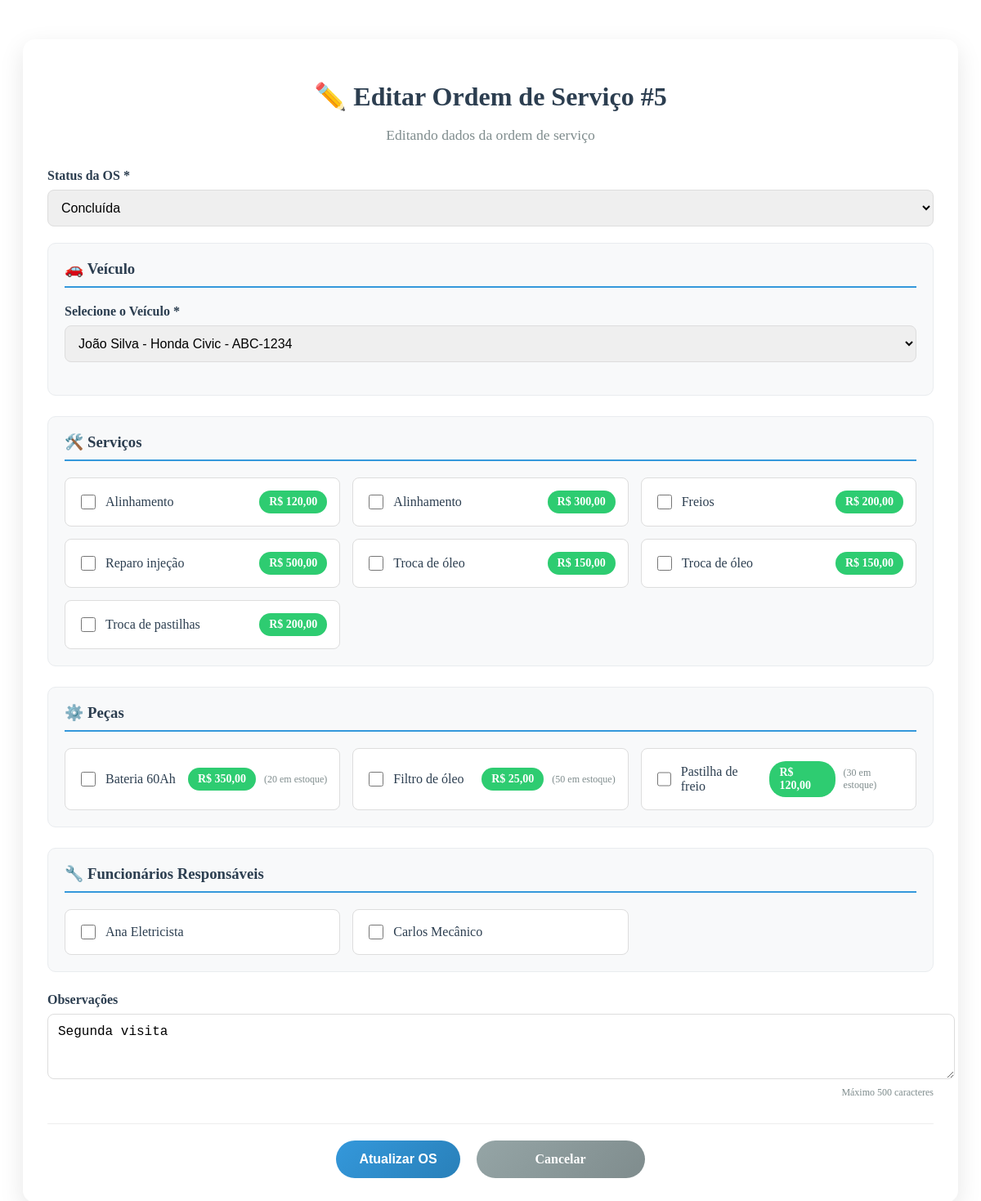
/ordens-servico/editar.php?id=5, run on the app's committed database.
### tables this page shows
CREATE TABLE OS (
    ID_OS INT AUTO_INCREMENT PRIMARY KEY,
    ID_VEICULO INT NOT NULL,
    DATA_ABERTURA DATE NOT NULL,
    STATUS VARCHAR(50) DEFAULT 'Aberta',
    DATA_CONCLUSAO DATE,
    OBS TEXT,
    TOTAL DECIMAL(10,2),
    FOREIGN KEY(ID_VEICULO) REFERENCES VEICULO(ID_VEICULO)
);

CREATE TABLE VEICULO (
    ID_VEICULO INT AUTO_INCREMENT PRIMARY KEY,
    MODELO VARCHAR(50) NOT NULL,
    MARCA VARCHAR(50) NOT NULL,
    ID_CLIENTE INT NOT NULL,
    ANO INT,
    PLACA VARCHAR(10) UNIQUE NOT NULL,
    FOREIGN KEY(ID_CLIENTE) REFERENCES CLIENTE(ID_CLIENTE)
);

CREATE TABLE CLIENTE (
    ID_CLIENTE INT AUTO_INCREMENT PRIMARY KEY,
    NOME_CLIENTE VARCHAR(100) NOT NULL,
    CPF_CLIENTE VARCHAR(14) UNIQUE,
    TELEFONE_CLIENTE VARCHAR(15),
    EMAIL VARCHAR(100),
    ENDERECO VARCHAR(255)
);

CREATE TABLE SERVICO (
    ID_SERVICO INT AUTO_INCREMENT PRIMARY KEY,
    MAO_DE_OBRA DECIMAL(10,2) NOT NULL,
    NOME_SERVICO VARCHAR(100) NOT NULL,
    TEMPO TIME,
    DESCRICAO_SERVICO TEXT,
    ESPECIALIDADE VARCHAR(150)
);

CREATE TABLE PECAS (
    ID_PECA INT AUTO_INCREMENT PRIMARY KEY,
    NOME_PECA VARCHAR(100) NOT NULL,
    PRECO DECIMAL(10,2) NOT NULL,
    QUANTIDADE INT,
    DESCRICAO_PECA TEXT,
    FABRICANTE VARCHAR(100)
);

CREATE TABLE FUNCIONARIO (
    ID_FUNCIONARIO INT AUTO_INCREMENT PRIMARY KEY,
    NOME_FUNCIONARIO VARCHAR(100) NOT NULL,
    CPF_FUNCIONARIO VARCHAR(14) UNIQUE NOT NULL,
    TELEFONE_FUNCIONARIO VARCHAR(15),
    ESPECIALIDADE VARCHAR(150)
);

### ordens-servico/editar.php (the view, shortened to what this page needs)
<?php
require_once '../conexao.php';
$id_os = $_GET['id'];
$sql_os = "SELECT * FROM OS WHERE ID_OS = ?";
$stmt_os = $pdo->prepare($sql_os);
$stmt_os->execute([$id_os]);
$os = $stmt_os->fetch(PDO::FETCH_ASSOC);
$veiculos = $pdo->query("SELECT v.*, c.NOME_CLIENTE FROM VEICULO v JOIN CLIENTE c ON v.ID_CLIENTE = c.ID_CLIENTE ORDER BY c.NOME_CLIENTE")->fetchAll();
$servicos = $pdo->query("SELECT * FROM SERVICO ORDER BY NOME_SERVICO")->fetchAll();
$pecas = $pdo->query("SELECT * FROM PECAS ORDER BY NOME_PECA")->fetchAll();
$funcionarios = $pdo->query("SELECT * FROM FUNCIONARIO ORDER BY NOME_FUNCIONARIO")->fetchAll();
$sql_servicos_selecionados = "SELECT ID_SERVICO FROM REALIZA WHERE ID_OS = ?";
$stmt_servicos = $pdo->prepare($sql_servicos_selecionados);
$stmt_servicos->execute([$id_os]);
$servicos_selecionados = $stmt_servicos->fetchAll(PDO::FETCH_COLUMN);
$sql_funcionarios_selecionados = "SELECT ID_FUNCIONARIO FROM ATENDE WHERE ID_OS = ?";
$stmt_funcionarios = $pdo->prepare($sql_funcionarios_selecionados);
$stmt_funcionarios->execute([$id_os]);
$funcionarios_selecionados = $stmt_funcionarios->fetchAll(PDO::FETCH_COLUMN);
?>
<!DOCTYPE html>
<html lang="pt-br">
<head>
    <link rel="stylesheet" href="editar.css">
</head>
<body>
    <div class="container">
        <div class="form-wrapper">
            <div class="header">
                <h1>✏️ Editar Ordem de Serviço #<?= $os['ID_OS'] ?></h1>
                <p>Editando dados da ordem de serviço</p>
            </div>
            <form method="POST" class="form-cadastro" id="formOS">
                <div class="form-group">
                    <label for="status">Status da OS *</label>
                    <select id="status" name="status" required>
                        <option value="Concluída" <?= ($os['STATUS'] ?? 'Aberta') == 'Concluída' ? 'selected' : '' ?>>Concluída</option>
                    </select>
                </div>
                <div class="secao">
                    <h3>🚗 Veículo</h3>
                    <div class="form-group">
                        <label for="id_veiculo">Selecione o Veículo *</label>
                        <select id="id_veiculo" name="id_veiculo" required>
                            <?php foreach ($veiculos as $veiculo): ?>
                                <option value="<?= $veiculo['ID_VEICULO'] ?>" <?= $os['ID_VEICULO'] == $veiculo['ID_VEICULO'] ? 'selected' : '' ?>>
                                    <?= htmlspecialchars($veiculo['NOME_CLIENTE']) ?> -
                                </option>
                            <?php endforeach; ?>
                        </select>
                    </div>
                </div>
                <div class="secao">
                    <h3>🛠️ Serviços</h3>
                    <div class="checkbox-group">
                        <?php foreach ($servicos as $servico): ?>
                            <div class="checkbox-item">
                                <input type="checkbox" id="servico_<?= $servico['ID_SERVICO'] ?>"
                                       name="servicos[]" value="<?= $servico['ID_SERVICO'] ?>"
                                       <?= in_array($servico['ID_SERVICO'], $servicos_selecionados) ? 'checked' : '' ?>>
                                <label for="servico_<?= $servico['ID_SERVICO'] ?>">
                                    <?= htmlspecialchars($servico['NOME_SERVICO']) ?>
                                </label>
                                <span class="preco">R$ <?= number_format($servico['MAO_DE_OBRA'], 2, ',', '.') ?></span>
                            </div>
                        <?php endforeach; ?>
                    </div>
                </div>
                <div class="secao">
                    <h3>⚙️ Peças</h3>
                    <div class="checkbox-group">
                        <?php foreach ($pecas as $peca):
                            $selecionado = false;
                        ?>
                            <div class="checkbox-item">
                                <input type="checkbox" id="peca_<?= $peca['ID_PECA'] ?>"
                                       name="pecas[]" value="<?= $peca['ID_PECA'] ?>"
                                       onchange="toggleQuantidade(this, <?= $peca['ID_PECA'] ?>)"
                                       <?= $selecionado ? 'checked' : '' ?>>
                                <label for="peca_<?= $peca['ID_PECA'] ?>">
                                    <?= htmlspecialchars($peca['NOME_PECA']) ?>
                                </label>
                                <span class="preco">R$ <?= number_format($peca['PRECO'], 2, ',', '.') ?></span>
                                <small class="estoque">(<?= $peca['QUANTIDADE'] ?> em estoque)</small>
                            </div>
                        <?php endforeach; ?>
                    </div>
                </div>
                <div class="secao">
                    <h3>🔧 Funcionários Responsáveis</h3>
                    <div class="checkbox-group">
                        <?php foreach ($funcionarios as $funcionario): ?>
                            <div class="checkbox-item">
                                <input type="checkbox" id="funcionario_<?= $funcionario['ID_FUNCIONARIO'] ?>"
                                       name="funcionarios[]" value="<?= $funcionario['ID_FUNCIONARIO'] ?>"
                                       <?= in_array($funcionario['ID_FUNCIONARIO'], $funcionarios_selecionados) ? 'checked' : '' ?>>
                                <label for="funcionario_<?= $funcionario['ID_FUNCIONARIO'] ?>">
                                    <?= htmlspecialchars($funcionario['NOME_FUNCIONARIO']) ?>
                                </label>
                            </div>
                        <?php endforeach; ?>
                    </div>
                </div>
                <div class="form-group">
                    <label for="observacoes">Observações</label>
                    <textarea id="observacoes" name="observacoes" rows="3" maxlength="500"><?= htmlspecialchars($os['OBS'] ?? '') ?></textarea>
                    <small class="char-count">Máximo 500 caracteres</small>
                </div>
                <div class="form-actions">
                    <button type="submit" class="btn btn-primary">Atualizar OS</button>
                    <a href="visualizar.php?id=<?= $id_os ?>" class="btn btn-secondary">Cancelar</a>
                </div>
            </form>
        </div>
    </div>
</body>
</html>

### ordens-servico/editar.php (style rules this page uses)
.container { max-width: 1200px; margin: 0 auto; padding: 20px; }
.form-wrapper { background: white; border-radius: 15px; box-shadow: 0 10px 30px rgba(0,0,0,0.1); padding: 30px; margin-top: 20px; }
.header { text-align: center; margin-bottom: 30px; }
.header h1 { color: #2c3e50; margin-bottom: 10px; }
.header p { color: #7f8c8d; font-size: 1.1rem; }
.form-group { margin-bottom: 20px; }
.form-group label { display: block; margin-bottom: 8px; font-weight: 600; color: #2c3e50; }
.form-group select, .form-group textarea { width: 100%; padding: 12px; border: 1px solid #ddd; border-radius: 8px; font-size: 16px; transition: border-color 0.3s; }
.secao { background: #f8f9fa; padding: 20px; border-radius: 10px; margin-bottom: 25px; border: 1px solid #e9ecef; }
.secao h3 { margin-top: 0; color: #2c3e50; border-bottom: 2px solid #3498db; padding-bottom: 10px; margin-bottom: 20px; display: flex; align-items: center; gap: 10px; }
.checkbox-group { display: grid; grid-template-columns: repeat(auto-fill, minmax(300px, 1fr)); gap: 15px; }
.checkbox-item { background: white; padding: 15px; border-radius: 8px; border: 1px solid #ddd; display: flex; align-items: center; transition: all 0.3s ease; }
.checkbox-item input[type="checkbox"] { margin-right: 12px; width: 18px; height: 18px; }
.checkbox-item label { flex-grow: 1; cursor: pointer; font-weight: 500; color: #2c3e50; }
.preco { background: #2ecc71; color: white; padding: 6px 12px; border-radius: 20px; font-weight: bold; font-size: 14px; margin-left: 10px; }
.estoque { color: #7f8c8d; margin-left: 10px; font-size: 12px; }
.char-count { display: block; text-align: right; color: #7f8c8d; font-size: 12px; margin-top: 5px; }
.form-actions { display: flex; justify-content: center; gap: 20px; margin-top: 30px; padding-top: 20px; border-top: 1px solid #eee; }
.btn { padding: 14px 28px; border-radius: 50px; text-decoration: none; font-weight: 600; font-size: 16px; border: none; cursor: pointer; transition: all 0.3s ease; min-width: 150px; text-align: center; }
.btn-primary { background: linear-gradient(135deg, #3498db 0%, #2980b9 100%); color: white; }
.btn-secondary { background: linear-gradient(135deg, #95a5a6 0%, #7f8c8d 100%); color: white; }

### data on the page
os: ID_OS "5", status "Concluída", id_veiculo "João Silva - Honda Civic - ABC-1234", observacoes "Segunda visita"
servico: NOME_SERVICO "Alinhamento", MAO_DE_OBRA "120,00"
servico: NOME_SERVICO "Alinhamento", MAO_DE_OBRA "300,00"
servico: NOME_SERVICO "Freios", MAO_DE_OBRA "200,00"
servico: NOME_SERVICO "Reparo injeção", MAO_DE_OBRA "500,00"
servico: NOME_SERVICO "Troca de óleo", MAO_DE_OBRA "150,00"
servico: NOME_SERVICO "Troca de óleo", MAO_DE_OBRA "150,00"
servico: NOME_SERVICO "Troca de pastilhas", MAO_DE_OBRA "200,00"
pecas: NOME_PECA "Bateria 60Ah", PRECO "350,00", QUANTIDADE "20"
pecas: NOME_PECA "Filtro de óleo", PRECO "25,00", QUANTIDADE "50"
pecas: NOME_PECA "Pastilha de freio", PRECO "120,00", QUANTIDADE "30"
funcionario: NOME_FUNCIONARIO "Ana Eletricista"
funcionario: NOME_FUNCIONARIO "Carlos Mecânico"
